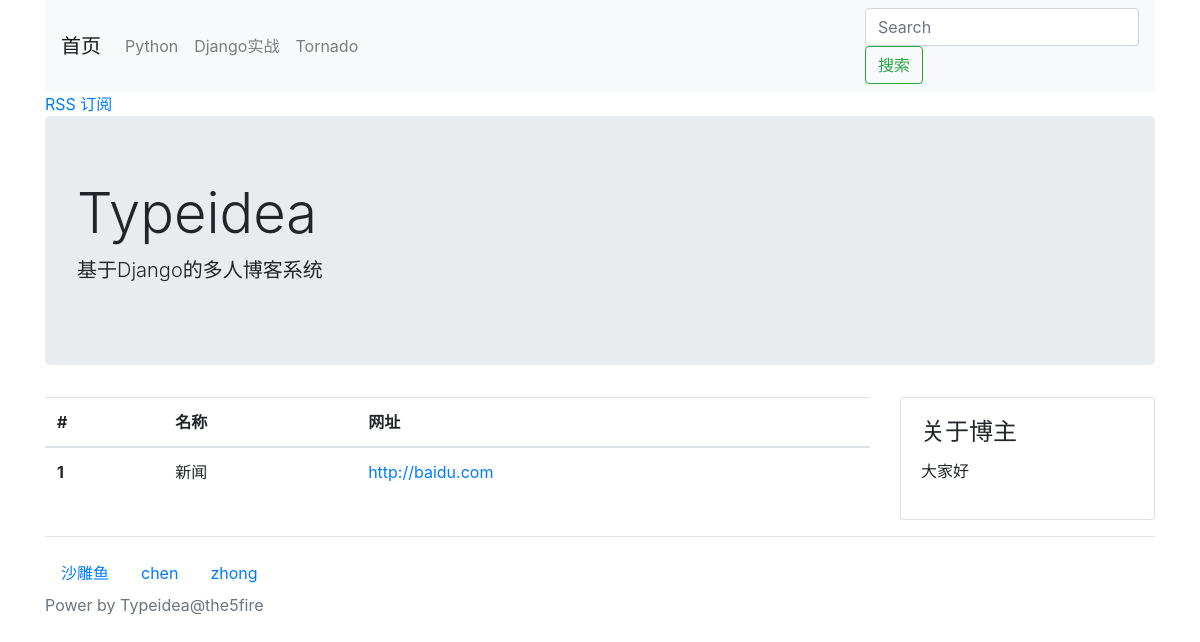
The page /links/ on the database as committed earlier.
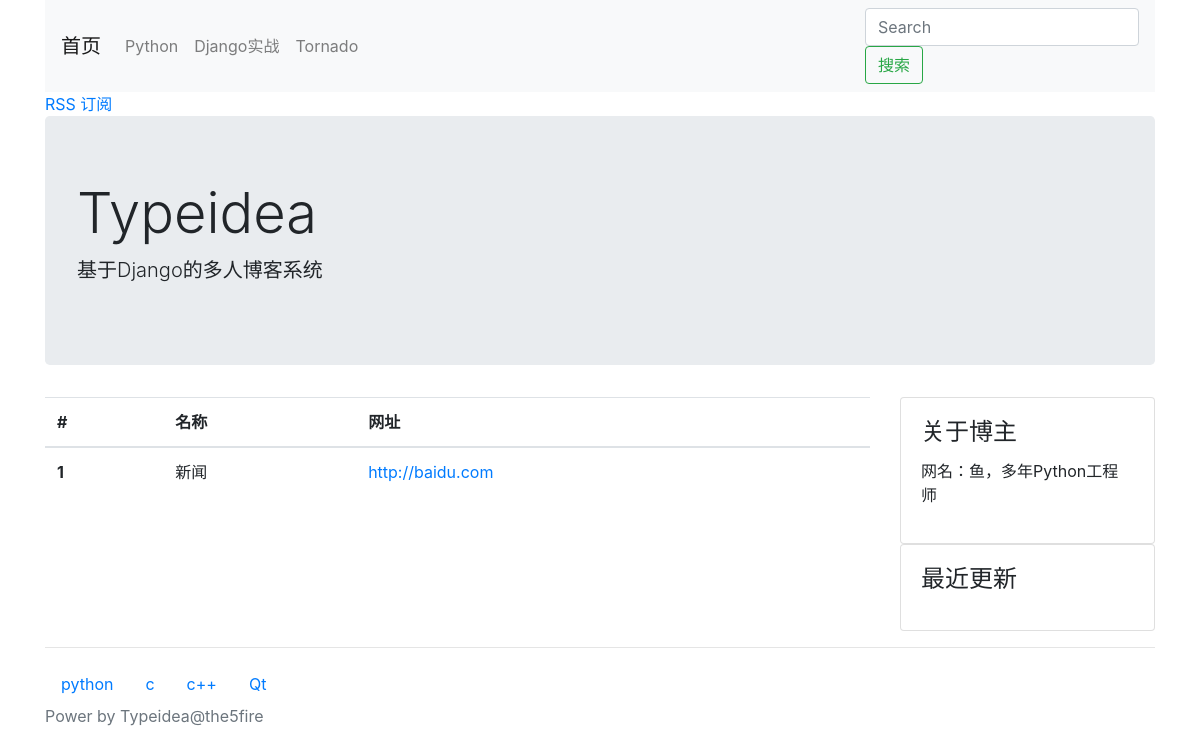
The same page on the database as committed later.
### config/models.py (models this page shows, shortened)
class Link(models.Model):
    STATUS_NORMAL = 1
    STATUS_DELETE = 0
    STATUS_ITEMS = (
        (STATUS_NORMAL, '正常'),
        (STATUS_DELETE, '删除'),
    )
    title = models.CharField(max_length=50, verbose_name = "标题")
    href =models.URLField(verbose_name="链接")
    status = models.PositiveIntegerField(default=STATUS_NORMAL, choices=STATUS_ITEMS,
                                         verbose_name="状态")
    weight =models.PositiveIntegerField(default=1,choices=zip(range(1,6),range(1, 6)),
                                        verbose_name="权重",
                                        help_text= "权重高展示顺序靠前")
    owner = models.ForeignKey(User,on_delete=models.CASCADE, verbose_name="作者")
    created_time = models.DateTimeField(auto_now_add=True, verbose_name="创建时间")
    class Meta:
        verbose_name = verbose_name_plural = "友链"

class SideBar(models.Model):
    DISPLAY_HTML=1
    DISPLAY_LATEST = 2
    DISPLAY_HOT = 3
    DISPLAY_COMMENT = 4
    STATUS_SHOW =1
    STATUS_HIDE =0
    STATUS_ITEMS =(
        (STATUS_SHOW ,'展示'),
        (STATUS_HIDE ,'隐藏'),
    )
    SIDE_TYPE =(
        ( DISPLAY_HTML, 'HTML'),
        ( DISPLAY_LATEST,'最新文章'),
        (DISPLAY_HOT,'最热文章'),
        ( DISPLAY_COMMENT ,'最近评论'),
    )
    title = models.CharField(max_length=50, verbose_name = "标题")
    display_type =models.PositiveIntegerField(default=1,choices=SIDE_TYPE ,
                                              verbose_name="展示类型")
    content =models.CharField(max_length=500,blank=True,verbose_name="内容",
                              help_text="展示内容")
    status = models.PositiveIntegerField(default=STATUS_SHOW, choices=STATUS_ITEMS,
                                         verbose_name="状态")
    owner = models.ForeignKey(User, on_delete=models.CASCADE,verbose_name="作者")
    created_time = models.DateTimeField(auto_now_add=True, verbose_name="创建时间")
    class Meta:
        verbose_name = verbose_name_plural = "侧边栏"
    @classmethod
    def get_all(cls):
        return cls.objects.filter(status=cls.STATUS_SHOW)
    @property
    def content_html(self):
        from blog.models import Post
        from comment.models import  Comment
        result =''
        if self.display_type==self.DISPLAY_HTML:
            result=self.content
        elif self.display_type==self.DISPLAY_LATEST:
            context={'posts':Post.latest_posts()}
            result=render_to_string('config/blocks/sidebar_posts.html',context)
        elif self.display_type==self.DISPLAY_HOT:
            context={'posts':Post.hot_posts()}
            result=render_to_string('config/blocks/sidebar_posts.html',context)
        elif self.display_type==self.DISPLAY_COMMENT:
            context={'comments':Comment.objects.filter(status=Comment.STATUS_NORMAL)}
            result=render_to_string('config/blocks/sidebar_comments.html',context)
        return result

### blog/models.py (models this page shows, shortened)
class Category(models.Model):
    STATUS_NORMAL =1
    STATUS_DELETE =0
    STATUS_ITEMS =(
        (STATUS_NORMAL ,'正常'),
        (STATUS_DELETE ,'删除'),
    )
    name =models.CharField(max_length=50, verbose_name="名称")
    status =models.PositiveIntegerField(default=STATUS_NORMAL ,choices=STATUS_ITEMS ,
                                        verbose_name="状态")
    is_nav =models.BooleanField(default=False, verbose_name="是否为导航")
    owner =models.ForeignKey(User,on_delete=models.CASCADE, verbose_name="作者")
    created_time =models.DateTimeField(auto_now_add=True, verbose_name="创建时间")
    class Meta:
        verbose_name =verbose_name_plural ='分类'
    @classmethod
    def get_navs(cls):
        categories=cls.objects.filter(status=cls.STATUS_NORMAL)
        nav_categories=[]
        normal_categories=[]
        for cate in categories:
            if cate.is_nav:
                nav_categories.append(cate)
            else:
                normal_categories.append(cate)
        return {'navs':nav_categories,'categories':normal_categories,}

### config/views.py (the view)
# urls.py: url(r'^links/$',LinkListView.as_view(),name='links'),
class LinkListView(CommonViewMixin,ListView):
    queryset = Link.objects.filter(status=Link.STATUS_NORMAL)
    template_name = 'config/links.html'
    context_object_name = 'link_list'

### blog/views.py (called while the page is built)
    def get_context_data(self,**kwargs):
        context=super().get_context_data(**kwargs)
        context.update({
            'sidebars':SideBar.get_all(),
        })
        context.update(Category.get_navs())
        return context

### blog_sys/templates/config/links.html (shortened to what this page needs)
{% extends "blog/base.html" %}
{% block main %}
<table class="table">
    <thead>
    <tr>
        <th scope="col">#</th>
        <th scope="col">名称</th>
        <th scope="col">网址</th>
    </tr>
    </thead>
    <tbody>
        {% for link in link_list %}
            <tr>
                <th scope="row">{{ forloop.counter }}</th>
                <td>{{ link.title }}</td>
                <td><a href="{{ link.href }}">{{ link.href }}</a> </td>
            </tr>
        {% endfor %}
    </tbody>
</table>
{% endblock %}

### blog_sys/templates/blog/base.html (shortened to what this page needs)
<!DOCTYPE html>
<html lang="en">
<head>
    <link rel="stylesheet" href="https://cdn.bootcss.com/bootstrap/4.0.0/css/bootstrap.css">
</head>
<body>
    <div class="container head">
        <nav class="navbar navbar-expand-lg navbar-light bg-light">
            <a class="navbar-brand" href="#">首页</a>
            <div class="collapse navbar-collapse" id="navbarSupportedContent">
                <ul class="navbar-nav mr-auto">
                    <li class="nav-item"><a class="nav-link" href="#">Python</a> </li>
                    <li class="nav-item"><a class="nav-link" href="#">Django实战</a> </li>
                    <li class="nav-item"><a class="nav-link" href="#">Tornado</a> </li>
                </ul>
                <form class="'form-inline " action="/search/"  method="GET">
                    <input class="form-control " type="search" name="keyword"
                           placeholder="Search" aria-label="Search" value="{{ keyword }}">
                    <button class="btn btn-outline-success" type="submit">搜索</button>
                </form>
            </div>
        </nav>
        <div class="rss">
            <a href="{% url 'rss' %}">
                RSS 订阅
            </a>
        </div>
        <div class="jumbotron">
            <h1 class="display-4">Typeidea</h1>
            <p class="lead">基于Django的多人博客系统</p>
        </div>
    </div>
    <div class="container main">
        <div class="row">
            <div class="col-9 post-list">
            {% block main %}
            {% endblock %}
            </div>
            <div class="col-3">
                {% block sidebar %}
                    {% for sidebar in sidebars %}
                    <div class="card sidebar">
                        <div class="card-body">
                            <h4 class="card-title">{{ sidebar.title }}</h4>
                            <p>{{ sidebar.content_html }}</p>
                        </div>
                    </div>
                    {% endfor %}
                {% endblock %}
            </div>
        </div >
    </div>
    <footer class="footer">
        {% block footer %}
        <div class="container">
            <hr/>
            <nav class="nav category">
            {% for cate in categories %}
            <a href="{% url 'category-list' cate.id %}" class="nav-link">
                {{ cate.name }}
            </a>
            {% endfor %}
            </nav>
        </div>
        <div class="container power">
            <span class="text-muted">Power by Typeidea@the5fire</span>
        </div>
        {% endblock %}
    </footer>
</body>
</html>

Rows that differ between the two databases and show on the page:
removed Category: name "沙雕鱼"
removed Category: name "chen"
removed Category: name "zhong"
changed SideBar "关于博主": content_html "大家好" → "网名：鱼，多年Python工程师"
added SideBar: title "最近更新"
added Category: name "python"
added Category: name "c"
added Category: name "c++"
added Category: name "Qt"
